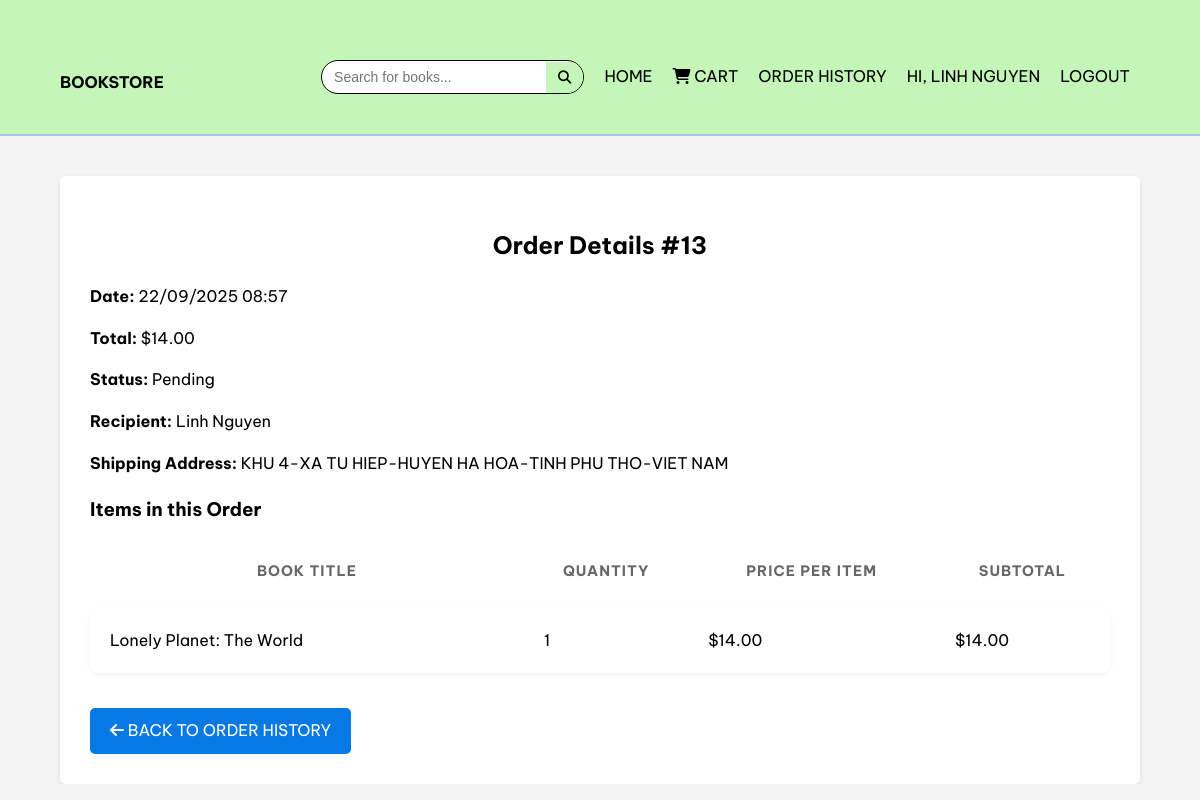
The page /order_detail.php?id=13 (signed in) on the database its author committed.
### tables this page shows
CREATE TABLE `orders` (
  `id` int(11) NOT NULL,
  `user_id` int(11) DEFAULT NULL,
  `total` decimal(10,2) NOT NULL,
  `status` enum('pending','processing','shipped','cancelled') NOT NULL DEFAULT 'pending',
  `customer_name` varchar(100) NOT NULL,
  `delivery_address` text NOT NULL,
  `phone_number` varchar(20) NOT NULL,
  `created_at` timestamp NOT NULL DEFAULT current_timestamp()
);

CREATE TABLE `order_items` (
  `id` int(11) NOT NULL,
  `order_id` int(11) NOT NULL,
  `book_id` int(11) NOT NULL,
  `quantity` int(11) NOT NULL,
  `price` decimal(10,2) NOT NULL
);

CREATE TABLE `books` (
  `id` int(11) NOT NULL,
  `title` varchar(255) NOT NULL,
  `author` varchar(100) NOT NULL,
  `price` decimal(10,2) NOT NULL,
  `stock` int(11) NOT NULL DEFAULT 0,
  `description` text DEFAULT NULL,
  `category_id` int(11) DEFAULT NULL,
  `created_at` timestamp NOT NULL DEFAULT current_timestamp()
);

### order_detail.php (the view, shortened to what this page needs)
<?php
require_once 'config/db.php';
include 'header.php';
$user_id = $_SESSION['user_id'];
$order_id = (int)$_GET['id'];
$stmt = $conn->prepare("SELECT * FROM orders WHERE id = ? AND user_id = ?");
$stmt->bind_param("ii", $order_id, $user_id);
$stmt->execute();
$order = $stmt->get_result()->fetch_assoc();
$item_stmt = $conn->prepare("SELECT oi.*, b.title FROM order_items oi JOIN books b ON oi.book_id = b.id WHERE oi.order_id = ?");
$item_stmt->bind_param("i", $order_id);
$item_stmt->execute();
$items = $item_stmt->get_result();
?>
<h2>Order Details #<?php echo $order['id']; ?></h2>
<div class="order-info">
    <p><strong>Date:</strong> <?php echo date("d/m/Y H:i", strtotime($order['created_at'])); ?></p>
    <p><strong>Total:</strong> $<?php echo number_format($order['total'], 2); ?></p>
    <p><strong>Status:</strong> <?php echo htmlspecialchars(ucfirst($order['status'])); ?></p>
    <p><strong>Recipient:</strong> <?php echo htmlspecialchars($order['customer_name']); ?></p>
    <p><strong>Shipping Address:</strong> <?php echo htmlspecialchars($order['delivery_address']); ?></p>
</div>
<h3>Items in this Order</h3>
<table class="order-table">
    <thead>
        <tr>
            <th>Book Title</th>
            <th>Quantity</th>
            <th>Price per Item</th>
            <th>Subtotal</th>
        </tr>
    </thead>
    <tbody>
        <?php while ($item = $items->fetch_assoc()): ?>
        <tr>
            <td><?php echo htmlspecialchars($item['title']); ?></td>
            <td><?php echo $item['quantity']; ?></td>
            <td>$<?php echo number_format($item['price'], 2); ?></td>
            <td>$<?php echo number_format($item['price'] * $item['quantity'], 2); ?></td>
        </tr>
        <?php endwhile; ?>
    </tbody>
</table>
<a href="order_history.php" class="btn" style="margin-top: 20px; display: inline-block;"><i class="fas fa-arrow-left"></i> Back to Order History</a>

### style.css (style rules this page uses)
body { font-family: Arial, sans-serif; line-height: 1.6; margin: 0; padding: 0; background: #f4f4f4; color: #000000; }
.btn { display: inline-block; background: #0779e4; color: #fff !important; padding: 10px 20px; border: none; cursor: pointer; text-decoration: none; border-radius: 5px; font-size: 16px; text-transform: uppercase; transition: background-color 0.3s; }
h2 { text-align: center; margin-bottom: 20px; }
body { font-family: 'Be Vietnam Pro', Arial, sans-serif; }
.order-table { width: 100%; border-collapse: separate; border-spacing: 0 15px; }
.order-table thead tr th { font-size: 0.9rem; color: #666; text-transform: uppercase; letter-spacing: 1px; padding-bottom: 10px; }
.order-table tbody tr { background: #fff; border-radius: 8px; box-shadow: 0 2px 5px rgba(0, 0, 0, 0.05); transition: transform 0.2s; }
.order-table tbody tr td { padding: 20px; vertical-align: middle; }
.order-table tbody tr td:first-child { border-top-left-radius: 8px; border-bottom-left-radius: 8px; }
.order-table tbody tr td:last-child { border-top-right-radius: 8px; border-bottom-right-radius: 8px; }

### rows shown on the page
orders: id "13", created_at "22/09/2025 08:57", total "14.00", status "Pending", customer_name "Linh Nguyen", delivery_address "KHU 4-XA TU HIEP-HUYEN HA HOA-TINH PHU THO-VIET NAM"
order_items: book.title "Lonely Planet: The World", quantity "1", price "14.00", $item['price']*$item['quantity'] "14.00"

### other values the page prints
$_SESSION['fullname'] "LINH NGUYEN"
